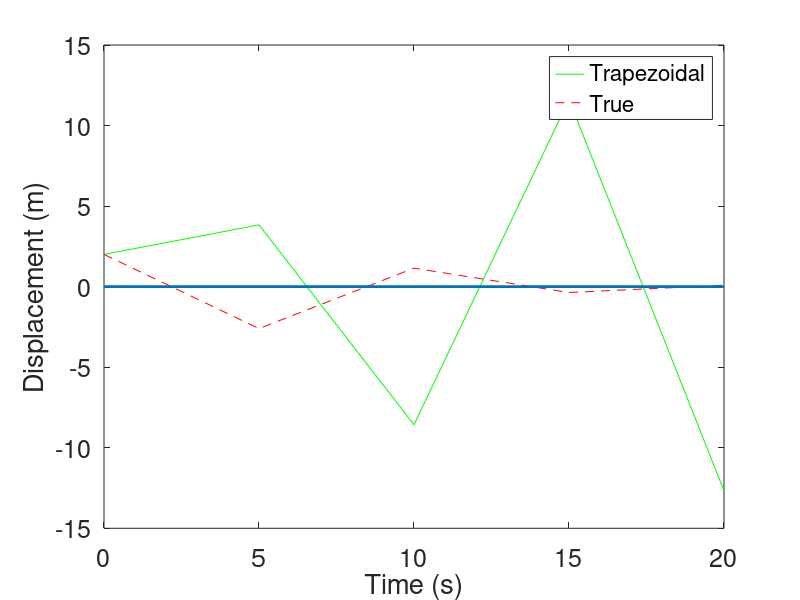

This chart was generated by the following MATLAB code:
%      PROGRAM TRAP_METHOD.M
%
  clear all

% 
% Define variables - everything is the same as implicit Euler until AA
%

  m = 4; %mass
  k = 16; %stiffness
  c = 2; %damping

  dt = input('dt = ');    %smallest step size for reasonable runtime:  10^-6
  T = 0:dt:20;
  N = length(T);

  y0 = 2; %initial displacement
  y1 = 30; %initial velocity

  %Define analytical solution parameters
  nu = sqrt(4*k*m - c^2)/(2*m);
  a1 = y0;
  a2 = (y1 + c*y0/(2*m))/nu;
  
%
% Create system matrices and vectors
%

  A = [0 1; -k/m -c/m];
  %New matrices:
  AA1 = (eye(2,2) + 0.5*dt*A); %this is [I+0.5kA]
  AA2 = inv(eye(2,2) - 0.5*dt*A); %this is [I-0.5kA]^(-1)
  z0 = [y0;y1];
  
%
% Iterate to approximate the solution using the trapezoid rule
%

  z(:,1) = z0; %z((pos,vel),time) I think
  y(1) = y0; %initial position
  for j=2:N %number of time points
     t = T(j); %current time
     y(j) = exp(-c*t/(2*m))*(a1*cos(nu*t) + a2*sin(nu*t));   % True solution
     z(:,j) = AA2*AA1*z(:,j-1);                              % Approximate solution - NEW
  end
  
%
% Plot the results
%

  figure(1)
  Displacement = z(1,:); %vector of positions at all times
  plot(T,Displacement,'-g',T,y,'--r',T,0*Displacement,'linewidth',2);
  h = gca;
  set(h,'FontSize',[18]);
  xlabel('Time (s)')
  ylabel('Displacement (m)')
  legend('Trapezoidal','True') %removed ,4 from end
  
  